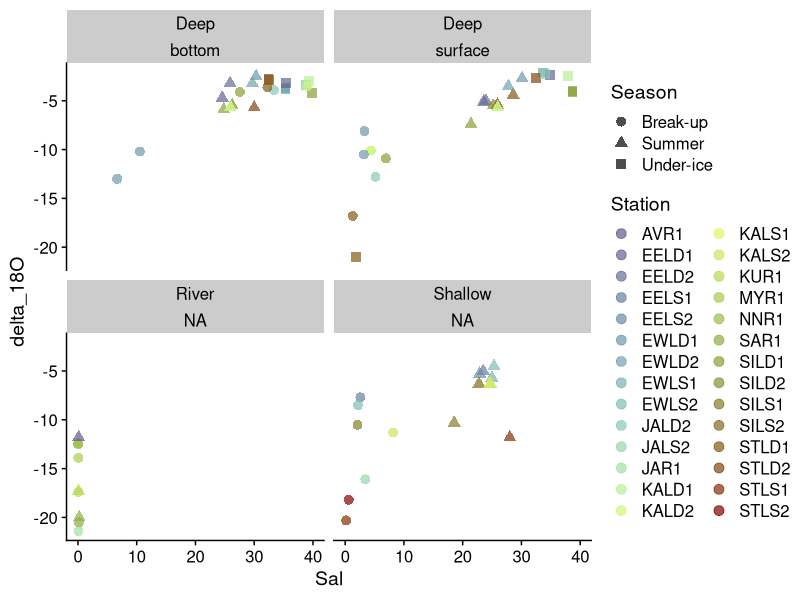
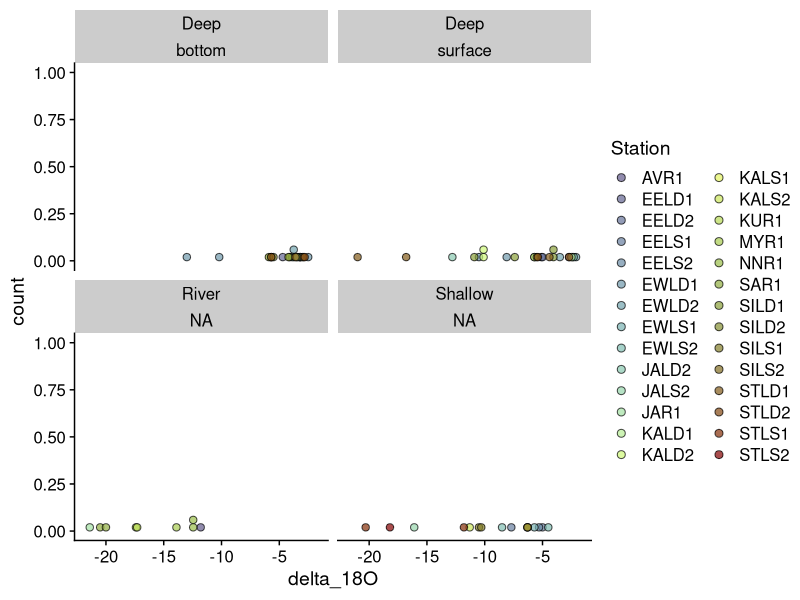
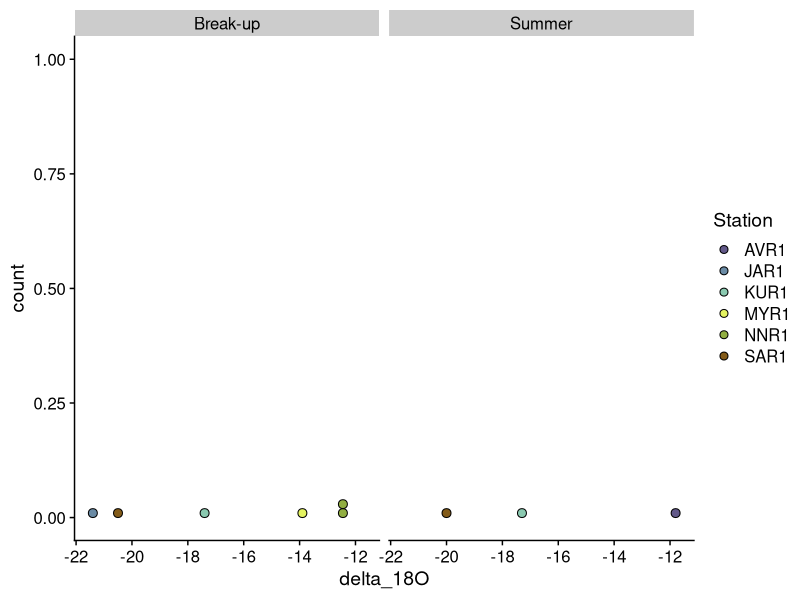
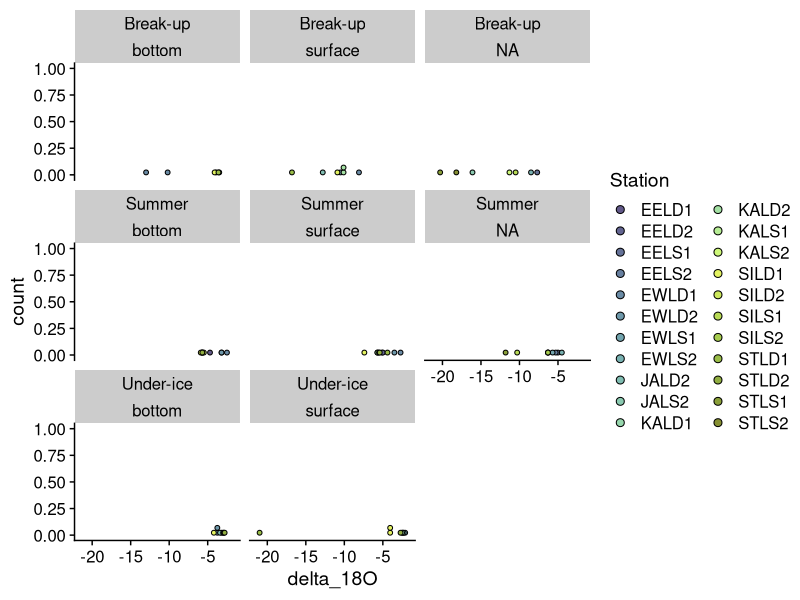
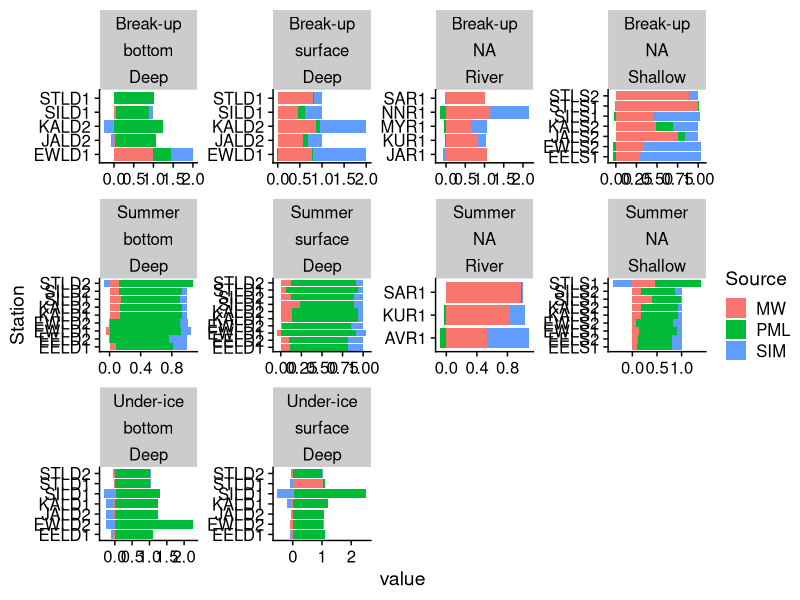
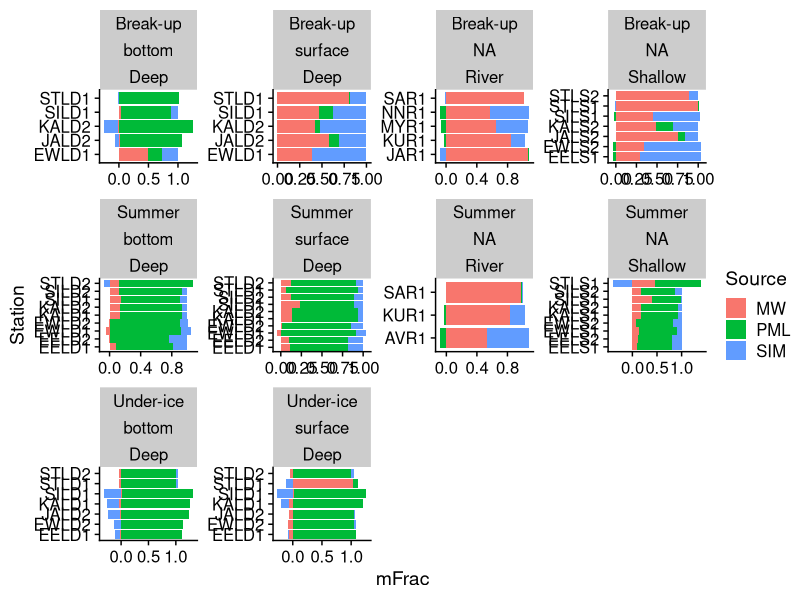

The R script that drew these images, in order:
## ---- chunk 1
knitr::opts_chunk$set(echo = TRUE)
library(tidyverse)
library(lubridate)
library(cowplot)
## ---- chunk 2
YSI <- read_csv("All_BLE_Sonde_Data_2018_2019.csv", col_types = cols(date_time = col_date(format = "%m/%d/%Y"))) %>% 
  rename(Date_collected=date_time)
#note; changed date of summer 2019 STL bc times near midnight and YSI was technically collected on a diff day than 18O

O18 <- read_csv("BLE LTER 18O.csv", col_types = cols(Date_collected = col_date(format = "%m/%d/%Y"))) %>% 
  arrange(Date_collected, Station)
## ---- chunk 3
input <- left_join(O18,YSI, by=c("Station"="station","Date_collected","WaterColumnDepth"="water_column_position")) %>% 
  select(Station, Date_collected, DepthCat=WaterColumnDepth, Sal=sal, delta_18O) %>% 
  mutate(Season=case_when(month(Date_collected)==7|month(Date_collected)==8 ~ "Summer",
                          month(Date_collected)==6 ~ "Break-up",
                          month(Date_collected)==4 ~ "Under-ice"),
         Habitat= case_when(grepl("R", Station) ~ "River",
                            grepl("D", Station) ~ "Deep",
                            TRUE ~"Shallow"))%>%
  drop_na(-DepthCat)

## ---- chunk 4

Pal <- c('#625989', '#636591', '#657298', '#677f9f', '#6a8ba5', '#6e98aa', '#72a4ae', '#78b1b1', '#80bdb2', '#8ac9b0', '#96d6ac', '#a4e1a4', '#b7ed95', '#cef879', '#e4f361', '#cce75b', '#b8da55', '#a7cc4f', '#9abd48', '#91ae41', '#8a9f39', '#868f32', '#847e2a', '#836d21', '#835b19', '#834710', '#842f08', '#840000')

ggplot(input, aes(Sal, delta_18O))+
  geom_point(aes(color=Station, shape=Season), size=3, alpha=.7)+
  facet_wrap(~Habitat*DepthCat)+
  scale_color_manual(values=Pal)+
  theme_cowplot()

#need to figure out WHICH June EELS2 is which

ggplot(input, aes(delta_18O))+
  geom_dotplot(aes(fill=Station, shape=Season), size=3, alpha=.7)+
  facet_wrap(~Habitat*DepthCat)+
  scale_fill_manual(values=Pal)+
  theme_cowplot()
## ---- chunk 5
input %>% filter (Habitat=="River") %>% 
  ggplot(aes(delta_18O))+
  geom_dotplot(aes(fill=Station), size=37)+
  scale_fill_manual(values=Pal[c(1,5,10,15,20,25)])+
  facet_wrap(~Season)+
  theme_cowplot()
## ---- chunk 6
input %>% filter (Habitat!="River") %>% 
  ggplot(aes(delta_18O))+
  geom_dotplot(aes(fill=Station), size=37)+
  scale_fill_manual(values=Pal)+
  facet_wrap(~Season*DepthCat)+
  theme_cowplot()
## ---- chunk 7


calc_source <- function(S, O){
  
  A <- matrix(data=c(1, 1, 1, 5, 0, 32.1, -2.4, -20.3, -3.5), nrow=3, ncol=3, byrow=TRUE)    
  b <- matrix(data=c(1, S, O), nrow=3, ncol=1, byrow=FALSE)
  
  x <- round(solve(A, b), 3)
  
  #tx <- t(x)
  
  #return(as.matrix(tx))
  return(x)
}

## ---- chunk 8

a <- matrix(ncol=3, nrow=nrow(input))
for(i in 1:nrow(input)){
  a[i,] <- calc_source(input$Sal[i], input$delta_18O[i])
}

a <- as.data.frame(a)

colnames(a)=c("SIM","MW","PML")

data <- bind_cols(input,a)




## ---- chunk 9
a2 <- as.data.frame(a, col.names=c("SIM","MW","PML"))

colnames(a2)=c("SIM","MW","PML")

data2 <- bind_cols(input,a2) %>% 
  pivot_longer(cols=SIM:PML, names_to = "Source")


ggplot(data2, aes(Station, value))+
  geom_col(aes(fill = Source), position = position_stack(reverse = TRUE)) +
  coord_flip() +
  facet_wrap(~Season*DepthCat*Habitat, scales="free")+
  theme_cowplot()
## ---- chunk 10
data_means <- bind_cols(input,a2) %>% 
  pivot_longer(cols=SIM:PML, names_to = "Source") %>% 
  group_by(Station, DepthCat, Habitat, Season, Source) %>% 
  summarize(mFrac=mean(value))

ggplot(data_means, aes(Station, mFrac))+
  geom_col(aes(fill = Source), position = position_stack(reverse = TRUE)) +
  coord_flip() +
  facet_wrap(~Season*DepthCat*Habitat, scales="free")+
  theme_cowplot()
## ---- chunk 11
input %>% filter(Habitat=="River") %>% 
  group_by(Station) %>% 
  summarize(mSal=mean(Sal))
